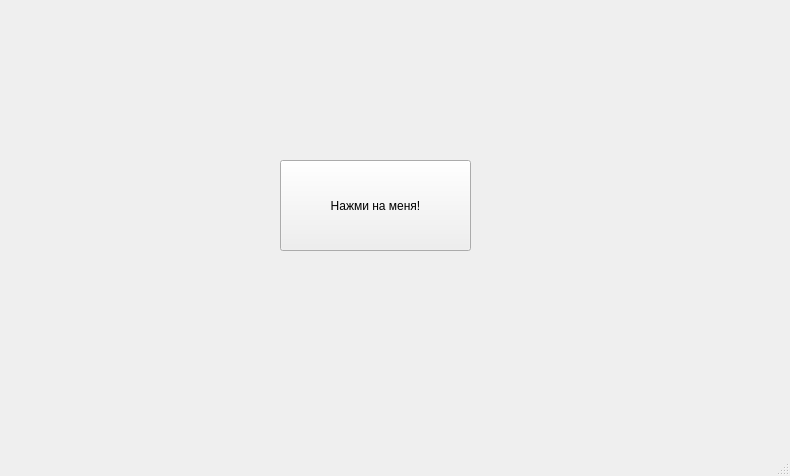
<?xml version="1.0" encoding="UTF-8"?>
<ui version="4.0">
 <class>MainWindow</class>
 <widget class="QMainWindow" name="MainWindow">
  <property name="geometry">
   <rect>
    <x>0</x>
    <y>0</y>
    <width>790</width>
    <height>476</height>
   </rect>
  </property>
  <property name="windowTitle">
   <string>MainWindow</string>
  </property>
  <widget class="QWidget" name="centralwidget">
   <widget class="QPushButton" name="pushButton">
    <property name="geometry">
     <rect>
      <x>280</x>
      <y>160</y>
      <width>191</width>
      <height>91</height>
     </rect>
    </property>
    <property name="text">
     <string>Нажми на меня!</string>
    </property>
   </widget>
  </widget>
  <widget class="QMenuBar" name="menubar">
   <property name="geometry">
    <rect>
     <x>0</x>
     <y>0</y>
     <width>790</width>
     <height>21</height>
    </rect>
   </property>
  </widget>
  <widget class="QStatusBar" name="statusbar"/>
 </widget>
 <resources/>
 <connections/>
</ui>
